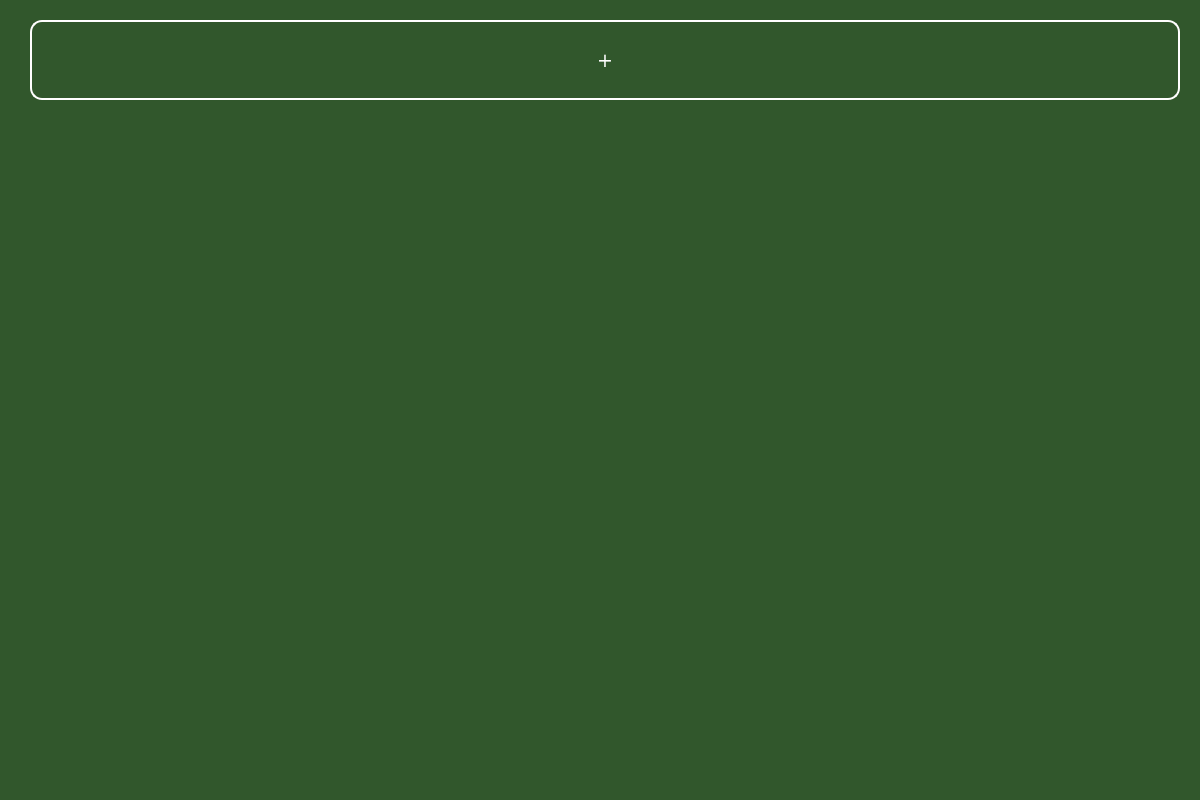
<?xml version="1.0" encoding="UTF-8"?>
<ui version="4.0">
 <class>ingredients_window</class>
 <widget class="QMainWindow" name="ingredients_window">
  <property name="geometry">
   <rect>
    <x>0</x>
    <y>0</y>
    <width>1200</width>
    <height>800</height>
   </rect>
  </property>
  <property name="sizePolicy">
   <sizepolicy hsizetype="Fixed" vsizetype="Fixed">
    <horstretch>0</horstretch>
    <verstretch>0</verstretch>
   </sizepolicy>
  </property>
  <property name="minimumSize">
   <size>
    <width>1200</width>
    <height>800</height>
   </size>
  </property>
  <property name="maximumSize">
   <size>
    <width>1200</width>
    <height>800</height>
   </size>
  </property>
  <property name="windowTitle">
   <string>PoLIZANE - INGREDIENTS</string>
  </property>
  <property name="windowIcon">
   <iconset>
    <normaloff>../logo/polizane.png</normaloff>../logo/polizane.png</iconset>
  </property>
  <property name="statusTip">
   <string/>
  </property>
  <property name="styleSheet">
   <string notr="true">background-color: rgb(49, 87, 44);
color: rgb(255, 255, 255);</string>
  </property>
  <property name="tabShape">
   <enum>QTabWidget::Rounded</enum>
  </property>
  <widget class="QWidget" name="ingredients_screen">
   <widget class="QPushButton" name="add_button">
    <property name="geometry">
     <rect>
      <x>30</x>
      <y>20</y>
      <width>1150</width>
      <height>80</height>
     </rect>
    </property>
    <property name="font">
     <font>
      <family>Verdana</family>
      <pointsize>14</pointsize>
     </font>
    </property>
    <property name="statusTip">
     <string>Click this button to add a new list to the database</string>
    </property>
    <property name="styleSheet">
     <string notr="true">background-color: rgb(49, 87, 44);
color: white;
border-radius: 12px;
border-width: 2px;
border-color: white;
border-style: outset;</string>
    </property>
    <property name="text">
     <string>+</string>
    </property>
   </widget>
   <widget class="QListWidget" name="display">
    <property name="geometry">
     <rect>
      <x>30</x>
      <y>130</y>
      <width>1150</width>
      <height>571</height>
     </rect>
    </property>
    <property name="styleSheet">
     <string notr="true">border-color: rgb(49, 87, 44);
border-width: 0px;
border-style: outset;</string>
    </property>
   </widget>
  </widget>
  <widget class="QStatusBar" name="statusbar"/>
 </widget>
 <resources/>
 <connections/>
</ui>
